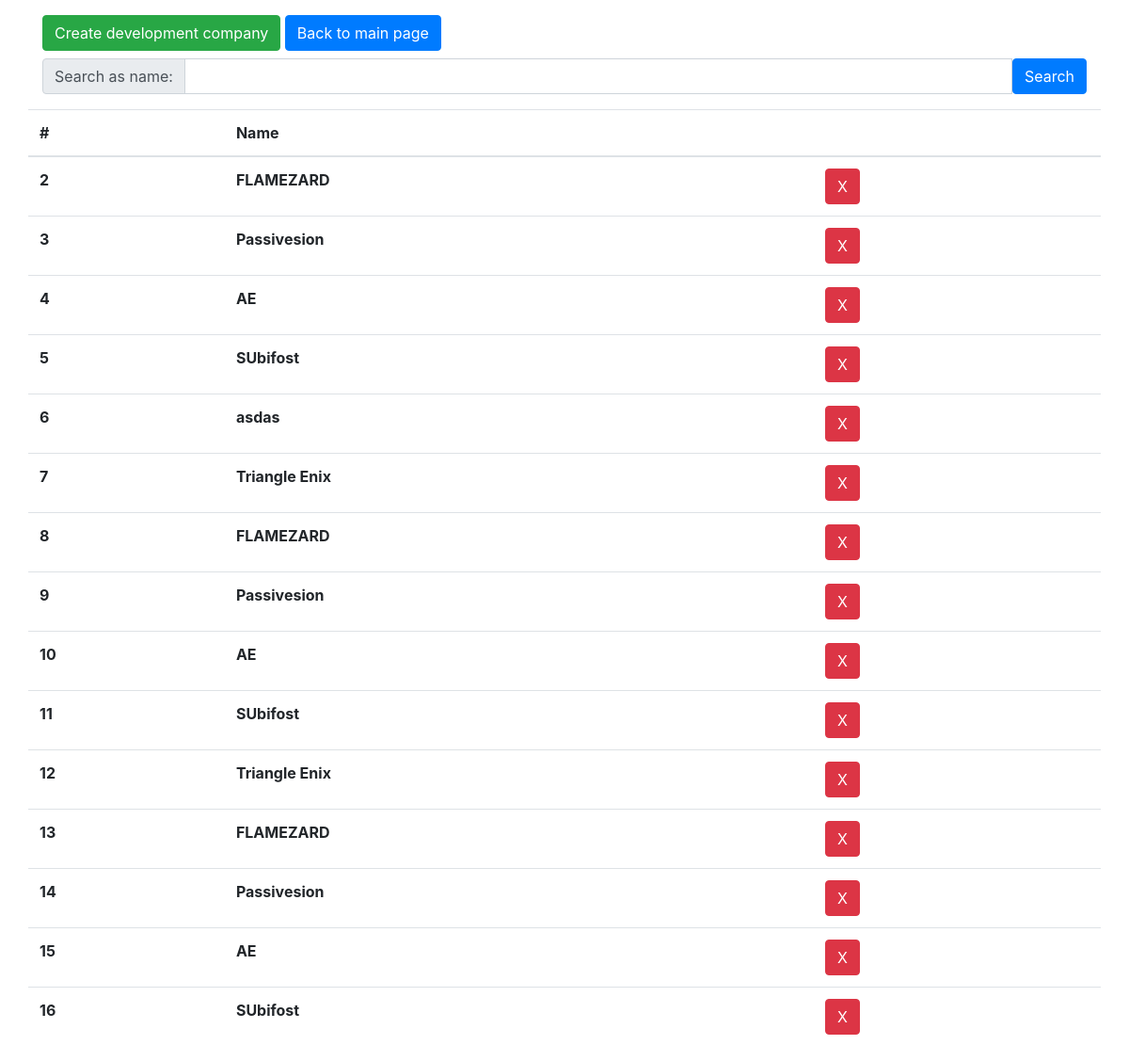
/SUPlay/developmentcompanies.php, run on the app's committed database.
### tables this page shows
CREATE TABLE `development_company` (
  `company_id` int(11) NOT NULL,
  `company_name` varchar(50) NOT NULL
);

### SUPlay/developmentcompanies.php (the view, shortened to what this page needs)
<!doctype html>
<html lang="en">
  <head>
    <link rel="stylesheet" href="https://stackpath.bootstrapcdn.com/bootstrap/4.3.1/css/bootstrap.min.css">
  </head>
  <body>
    <div class="container">
        <div class="row mt-3">
            <div class="col-md-12">
                <a href="createdevelopmentcompany.php" class="btn btn-success text-white">Create development company</a>
                <a href="index.php" class="btn btn-primary text-white">Back to main page</a>
            </div>
            <div class="col-md-12 mt-2">
              <form action= 'searchdevcomp.php' method= "post">
                <div class="input-group">
                    <div class="input-group-prepend">
                      <span class="input-group-text" id="">Search as name:</span>
                    </div>
                    <input name = "searchdevcomp" type="text" class="form-control">
                    <button type="submit" class="btn btn-primary text-white">Search</button>
                  </div>
                  </form>
            </div>
            <table class="table table-hover mt-3">
                <thead>
                  <tr>
                    <th scope="col">#</th>
                    <th scope="col">Name</th>
                    <th></th>
                  </tr>
                </thead>
                <tbody>
                <?php
                include "config.php";
                $sql_command = "SELECT * FROM development_company";
                $result =  mysqli_query($db, $sql_command);
                while ($rows = mysqli_fetch_assoc($result))
                {
                    $company_id = $rows['company_id'];
                    $company_name = $rows['company_name'];
                    echo "<tr>" . "<th scope='row'>" . $company_id . "</th>" . "<th>" . $company_name. "<th><form method=post action=deletedevelopmentcompanypost.php><button name=development_company value=$company_id type='submit' class='btn btn-danger'> X </button></form></th>". "</tr>";
                }
                ?>
                </tbody>
              </table>
        </div>
    </div>
  </body>
</html>

### data on the page
development_company: company_id "2", company_name "FLAMEZARD"
development_company: company_id "3", company_name "Passivesion"
development_company: company_id "4", company_name "AE"
development_company: company_id "5", company_name "SUbifost"
development_company: company_id "6", company_name "asdas"
development_company: company_id "7", company_name "Triangle Enix"
development_company: company_id "8", company_name "FLAMEZARD"
development_company: company_id "9", company_name "Passivesion"
development_company: company_id "10", company_name "AE"
development_company: company_id "11", company_name "SUbifost"
development_company: company_id "12", company_name "Triangle Enix"
development_company: company_id "13", company_name "FLAMEZARD"
development_company: company_id "14", company_name "Passivesion"
development_company: company_id "15", company_name "AE"
development_company: company_id "16", company_name "SUbifost"
